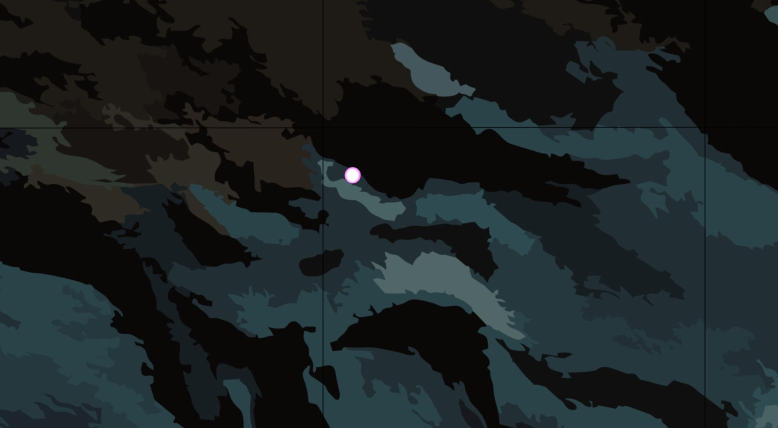
#> input picture led1.jpeg, 1556 x 855 px (shown at 1/2 size)
$ python led_detection.py
#> lines starting #> are read from the running program, lines starting #| are printed output that depends on the picture; after the words box and inside, x2 and y2 are one past the last pixel; in counts of white or black regions, pixels touching at a corner belong together

import os
from skimage import measure
import numpy as np
import cv2

def process_image(image_path, output_image_path, output_text_path, threshold_value=200, min_pixel_area=300):
    """
    Process the input image to detect bright regions (LEDs).

    Args:
        image_path (str): Path to the input image file.
        output_image_path (str): Path to save the output image with detected LEDs highlighted.
        output_text_path (str): Path to save the detection results in a text file.
        threshold_value (int): Threshold value to isolate bright regions (default=200).
        min_pixel_area (int): Minimum area of connected components to consider as LEDs (default=300).
    """
#> called with image_path = 'led1.jpeg', output_image_path = 'output/led_detection_result.png', output_text_path = 'output/led_detection_results.txt', threshold_value = 200, min_pixel_area = 300
    if not os.path.exists(image_path):
        raise FileNotFoundError(f"Input image file '{image_path}' not found.")

    # Load the image
    image = cv2.imread(image_path, cv2.IMREAD_COLOR)
#> image is the input picture: shape (855, 1556, 3); mean B, G, R 35.5, 34.3, 26.9
    if image is None:
        raise ValueError("Error reading the image file. Please ensure it is a valid image.")

    # Convert the image to grayscale
    gray = cv2.cvtColor(image, cv2.COLOR_BGR2GRAY)

    # Threshold the image to reveal light regions
    _, thresh = cv2.threshold(gray, threshold_value, 255, cv2.THRESH_BINARY)
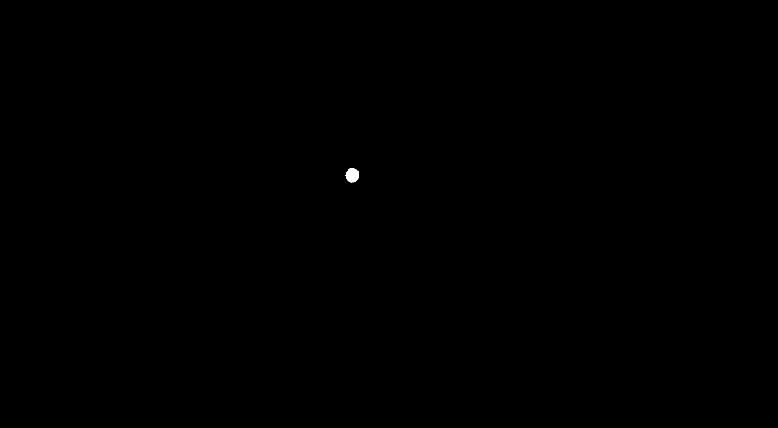
#> thresh: shape (855, 1556) (shown at 1/2 size); 0.04% white; 1 white region, box (x1, y1, x2, y2) and area: (691, 337, 718, 366) 587

    # Perform erosion and dilation to remove noise
    thresh = cv2.erode(thresh, None, iterations=2)
#> thresh: shape (855, 1556); 0.03% white; 1 white region, box (x1, y1, x2, y2) and area: (694, 339, 716, 362) 382
    thresh = cv2.dilate(thresh, None, iterations=4)
#> thresh: shape (855, 1556); 0.06% white; 1 white region, box (x1, y1, x2, y2) and area: (690, 335, 720, 366) 806

    # Perform connected component analysis
    labels = measure.label(thresh, connectivity=2, background=0)
#> labels: shape (855, 1556) int64; values 0 (black) and 1 (white), 0.06% white; 1 white region
    mask = np.zeros(thresh.shape, dtype="uint8")

    # Loop over unique components
    for label in np.unique(labels):
        if label == 0:
            continue

        # Construct a mask for the current label
        labelMask = np.zeros(thresh.shape, dtype="uint8")
        labelMask[labels == label] = 255

        # Count the number of pixels in the component
        numPixels = cv2.countNonZero(labelMask)

        # Add the large components to the mask
        if numPixels > min_pixel_area:
            mask = cv2.add(mask, labelMask)
#> this loop made 2 passes
#> numPixels on pass 2: 806

    # Find contours in the mask and sort them from left to right
    contours, _ = cv2.findContours(mask.copy(), cv2.RETR_EXTERNAL, cv2.CHAIN_APPROX_SIMPLE)
#> contours = 1 contour; box (x1, y1, x2, y2) and area: (690, 335, 720, 366) 758
    contours = sorted(contours, key=lambda x: cv2.contourArea(x), reverse=True)

    # Initialize lists to store centroid coordinates and area
    centroids = []
    areas = []

    # Loop over the contours
    for i, c in enumerate(contours):
        # Calculate the area of the contour
        area = cv2.contourArea(c)

        # Calculate the centroid of the contour
        M = cv2.moments(c)
        if M["m00"] == 0:
            continue
        centroid = (int(M["m10"] / M["m00"]), int(M["m01"] / M["m00"]))

        # Draw the bright spot on the image
        cv2.drawContours(image, [c], -1, (0, 255, 0), 2)
        cv2.circle(image, centroid, 10, (0, 0, 255), -1)

        # Append centroid coordinates and area to the respective lists
        centroids.append(centroid)
        areas.append(area)
#> this loop made 1 pass
#> (area, centroid) on pass 1: (757.5, (704, 350))
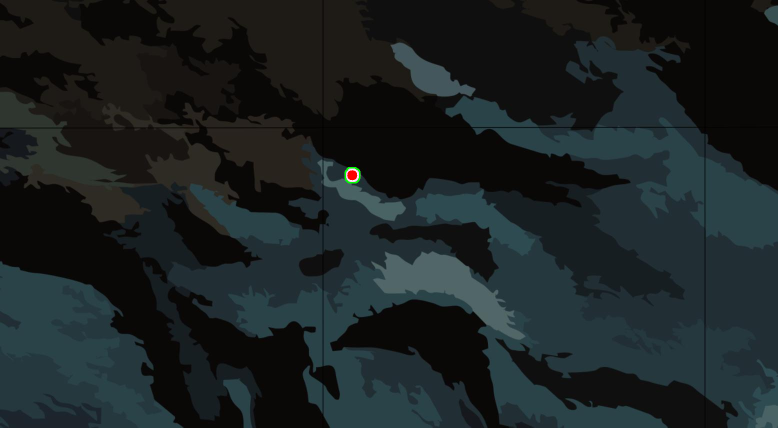
#> image: shape (855, 1556, 3) (shown at 1/2 size); 0.05% of pixels changed, all inside (x1, y1, x2, y2) = (689, 334, 721, 367)
#> after the loop, areas = [757.5]; centroids = [(704, 350)]

    # Resize output image before saving
    desired_width = 500  # Adjust as needed
    desired_height = 400  # Adjust as needed
    image = cv2.resize(image, (desired_width, desired_height), interpolation=cv2.INTER_AREA)
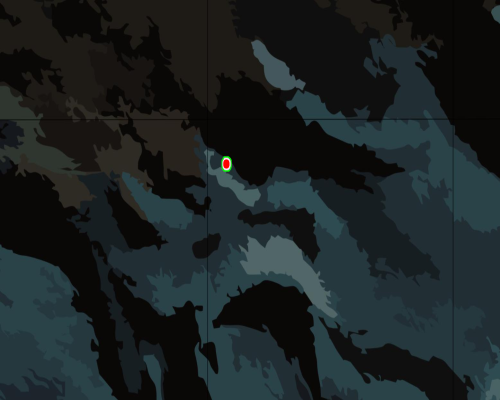
#> image: shape (400, 500, 3); mean B, G, R 35.4, 34.3, 26.9

    # Save the resized output image
    cv2.imwrite(output_image_path, image)

    # Write the number of LEDs detected to the text file
    with open(output_text_path, "w") as file:
        file.write(f"No. of LEDs detected: {len(centroids)}\n")

        # Loop over the LEDs and write their centroid coordinates and area to the file
        for i, centroid in enumerate(centroids):
            area = areas[i]
            file.write(f"        LED {i + 1} - Centroid: {centroid}\n")
            file.write(f"        Area: {area}\n")
#> this loop made 1 pass
#> (centroid, area) on pass 1: ((704, 350), 757.5)

if __name__ == "__main__":
    # Define paths
    input_image_path = "led1.jpeg"  # Replace with your input image path
    output_image_path = "output/led_detection_result.png"
    output_text_path = "output/led_detection_results.txt"

    # Process the image
    try:
        process_image(input_image_path, output_image_path, output_text_path)
        print(f"Processing complete. Results saved to '{output_image_path}' and '{output_text_path}'.")
    except Exception as e:
        print(f"Error: {e}")

$ run again, with led2.jpeg copied over led1.jpeg
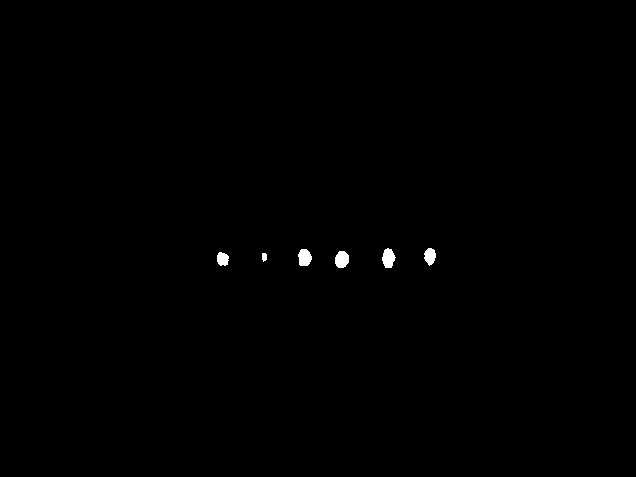
#> input picture led2.jpeg, 636 x 477 px
#> in process_image, image is the input picture: shape (477, 636, 3); min 0, max 255, mean 0.8
#> labels: shape (477, 636) int64; 7 distinct labels, from 0 to 6
#> the loop in process_image, `for label in np.unique(labels):` made 7 passes
#> numPixels on passes 2 to 7: 313, 330, 261, 333, 230, 90
#> contours = 3 contours; box (x1, y1, x2, y2) and area: (333, 249, 351, 270) 302, (381, 247, 397, 270) 297, (297, 247, 313, 268) 282
#> the loop in process_image, `for i, c in enumerate(contours):` made 3 passes
#> (area, centroid) on passes 1 to 3: (302.5, (341, 259)), (297, (388, 257)), (282, (304, 257))
#> after the loop in process_image, `for i, c in enumerate(contours):`:
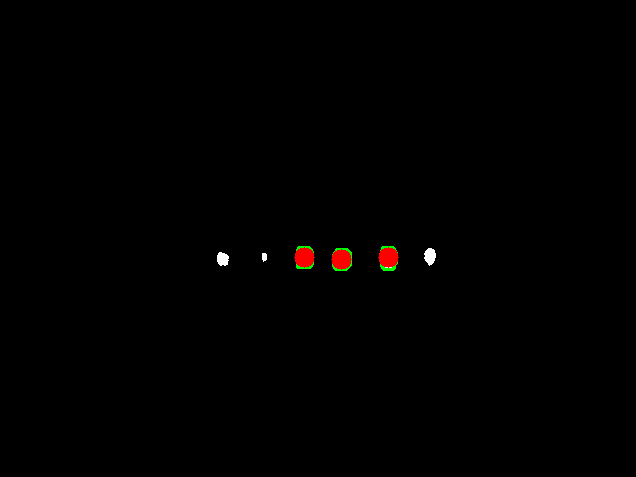
#> image: shape (477, 636, 3); 0.41% of pixels changed, all inside (x1, y1, x2, y2) = (294, 246, 399, 271)
#> after the loop in process_image, `for i, c in enumerate(contours):`: areas = [302.5, 297, 282]; centroids = [(341, 259), (388, 257), (304, 257)]
#> in process_image, `image = cv2.resize(image, (desired_width, desired_height), interpolati..`:
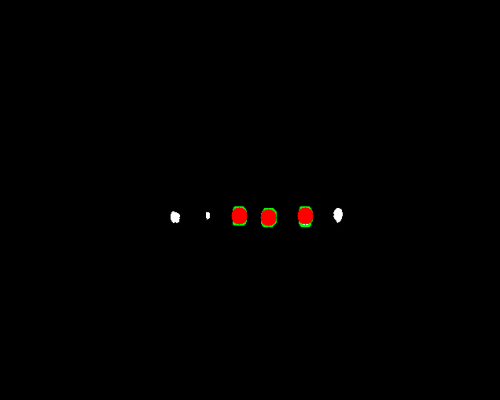
#> image: shape (400, 500, 3); mean B, G, R 0.3, 0.5, 1.1
#> the loop in process_image, `for i, centroid in enumerate(centroids):` made 3 passes
#> (centroid, area) on passes 1 to 3: ((341, 259), 302.5), ((388, 257), 297), ((304, 257), 282)
